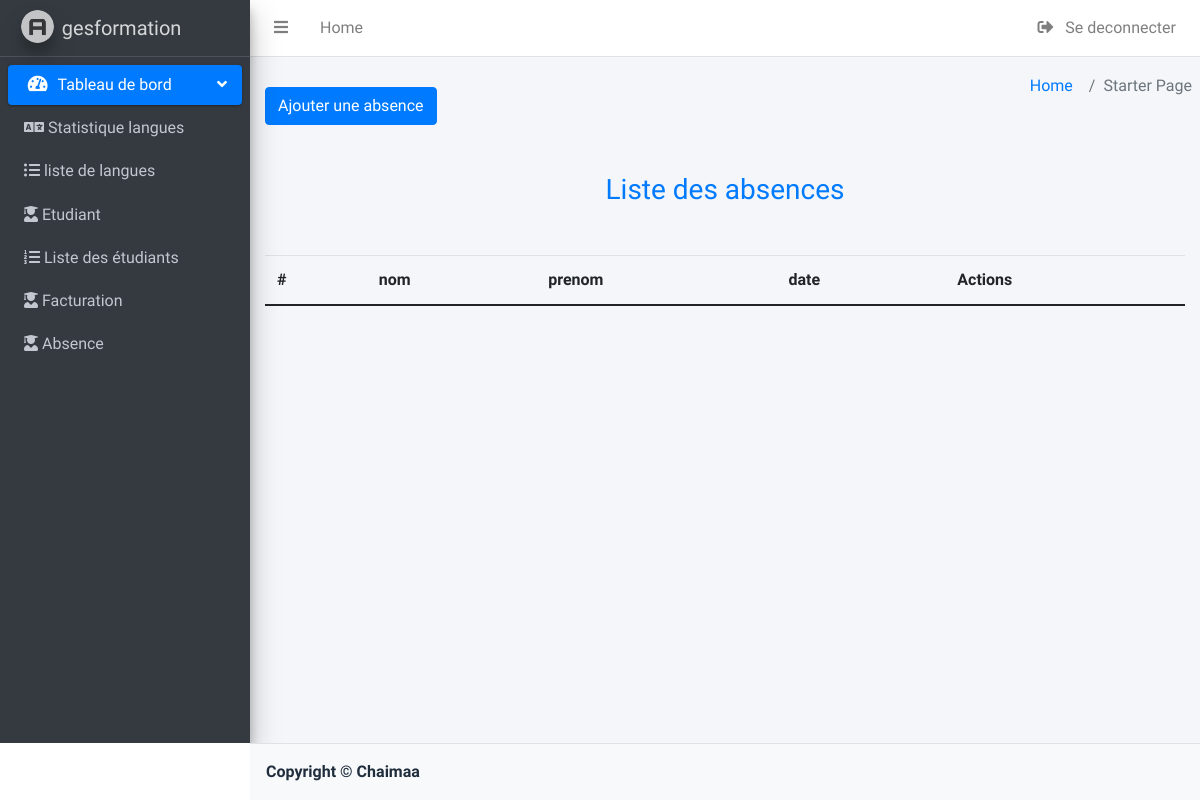
The page /Absence/create.php (signed in) on the database as committed earlier.
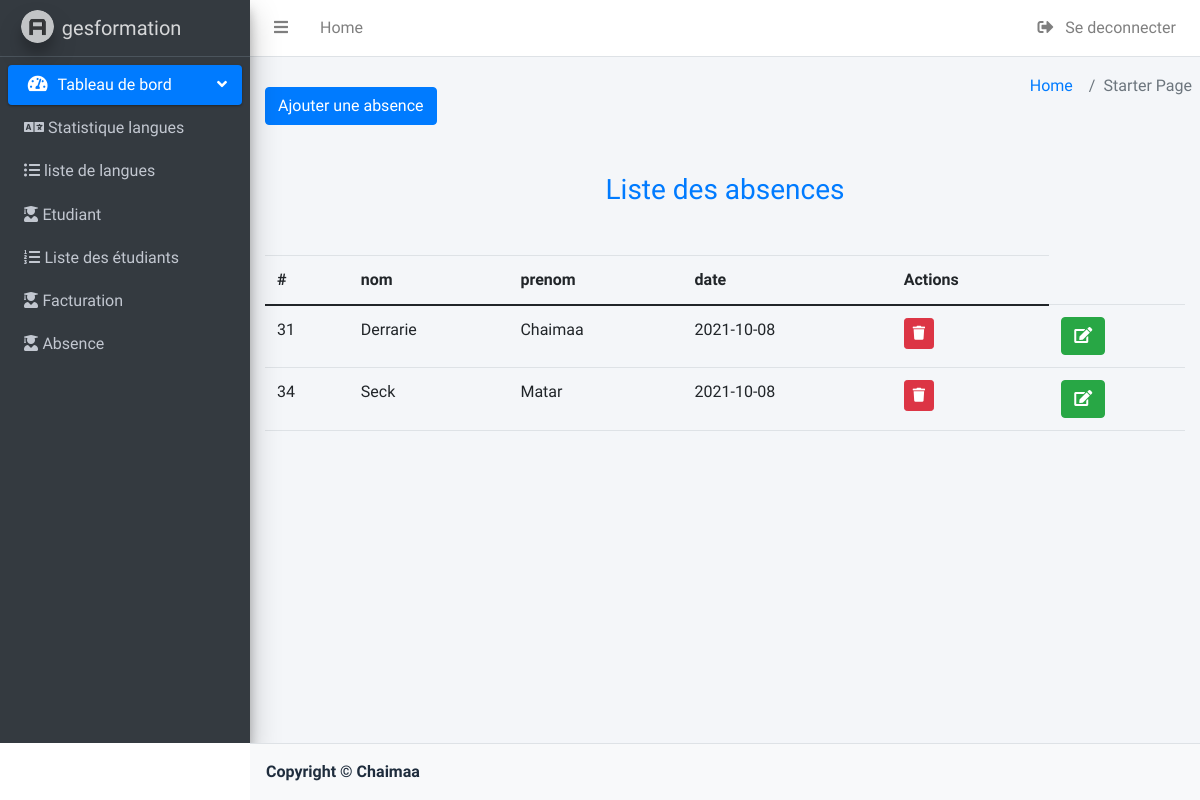
The same page on the database as committed later.
### tables this page shows
CREATE TABLE `etudiant` (
  `id_etudiant` int(11) NOT NULL,
  `nom` varchar(220) NOT NULL,
  `prenom` varchar(220) NOT NULL,
  `adresse` varchar(220) NOT NULL,
  `tel` int(15) NOT NULL,
  `email` varchar(255) NOT NULL,
  `cin` varchar(255) NOT NULL
);

CREATE TABLE `absence` (
  `id_absence` int(11) NOT NULL,
  `date_abs` date NOT NULL,
  `id_etudiant` int(11) NOT NULL
);

### Absence/create.php (the view, shortened to what this page needs)
<?php
try {
    $cnx = connecter_db();
    $r = $cnx->prepare("select e.*, l.*,a.* from etudiant e join inscris i on e.id_etudiant=i.id_etudiant join  langues l on l.id=i.id join absence a on a.id_etudiant=e.id_etudiant");
    $r->execute();
    $etudiant = $r->fetchAll();
} catch (PDOException $e) {
    echo "Erreur     " . $e->getMessage();
}
?>
<!DOCTYPE html>
<html lang="en">
<head>
    <link href="https://cdn.jsdelivr.net/npm/bootstrap@5.1.0/dist/css/bootstrap.min.css" rel="stylesheet">
    <link rel="stylesheet" href="../plugins/fontawesome-free/css/all.min.css">
    <link rel="stylesheet" href="../plugins/datatables-bs4/css/dataTables.bootstrap4.min.css">
    <link rel="stylesheet" href="../plugins/datatables-responsive/css/responsive.bootstrap4.min.css">
    <link rel="stylesheet" href="https://cdn.datatables.net/buttons/1.7.1/css/buttons.dataTables.min.css">
    <link rel="stylesheet" href="../dist/css/adminlte.min.css">
</head>
<body>
    <div class="wrapper" style="overflow-x: hidden;">
        <?php
        include_once "header.php";
        ?>
        <div class="content-wrapper">
            <section class="content-header">
                <ol class="breadcrumb float-sm-right">
                    <li class="breadcrumb-item"><a href="home.php">Home</a></li>
                    <li class="breadcrumb-item active">Starter Page</li>
                </ol>
            </section>
            <section class="container">
                <div class="row">
                    <div class="col-md-12 col-xs-12">
                        <button type="button" class="btn btn-primary" data-bs-toggle="modal" data-bs-target="#etudiant">
                            Ajouter une absence
                        </button>
                    </div>
                </div>
                <div class="col-md-12 col-xs-12">
                    <h3 class="text-center my-5  text-primary">
                        Liste des absences
                    </h3>
                    <table class="table table-tripped" id="matar">
                        <thead>
                            <tr>
                                <th scope="col">#</th>
                                <th scope="col">nom</th>
                                <th scope="col">prenom</th>
                                <th scope="col">date</th>
                                <th>Actions</th>
                            </tr>
                        </thead>
                        <tbody>
                            <?php foreach ($etudiant as $p) { ?>
                                <tr>
                                <td scope="row"><?= $p['id_etudiant'] ?></td>
                                    <td scope="row"><?= $p['nom'] ?></td>
                                    <td scope="row"><?= $p['prenom'] ?></td>
                                    <td scope="row"><?= $p['date_abs'] ?></td>
                                    <td><a class="btn btn-sm btn-danger" href="delete.php?id=<?= $p['id_etudiant'] ?>" onclick="return confirm('voulez vous supprimer ?')"><i class="fas fa-trash"></i></a></td>
                                    <td> <button type="button" class="btn btn-success editbtn" data-bs-toggle="modal"><i class="fa fa-edit"></i></button>
                                    </td>
                                </tr>
                            <?php } ?>
                        </tbody>
                    </table>
                </div>
            </section>
        </div>
    </div>
    <?php
    include_once "footer.php";
    ?>
</body>

Rows that differ between the two databases and show on the page:
added etudiant: absence.id_etudiant "31", nom "Derrarie", prenom "Chaimaa", absence.date_abs "2021-10-08"
added etudiant: absence.id_etudiant "34", nom "Seck", prenom "Matar", absence.date_abs "2021-10-08"
